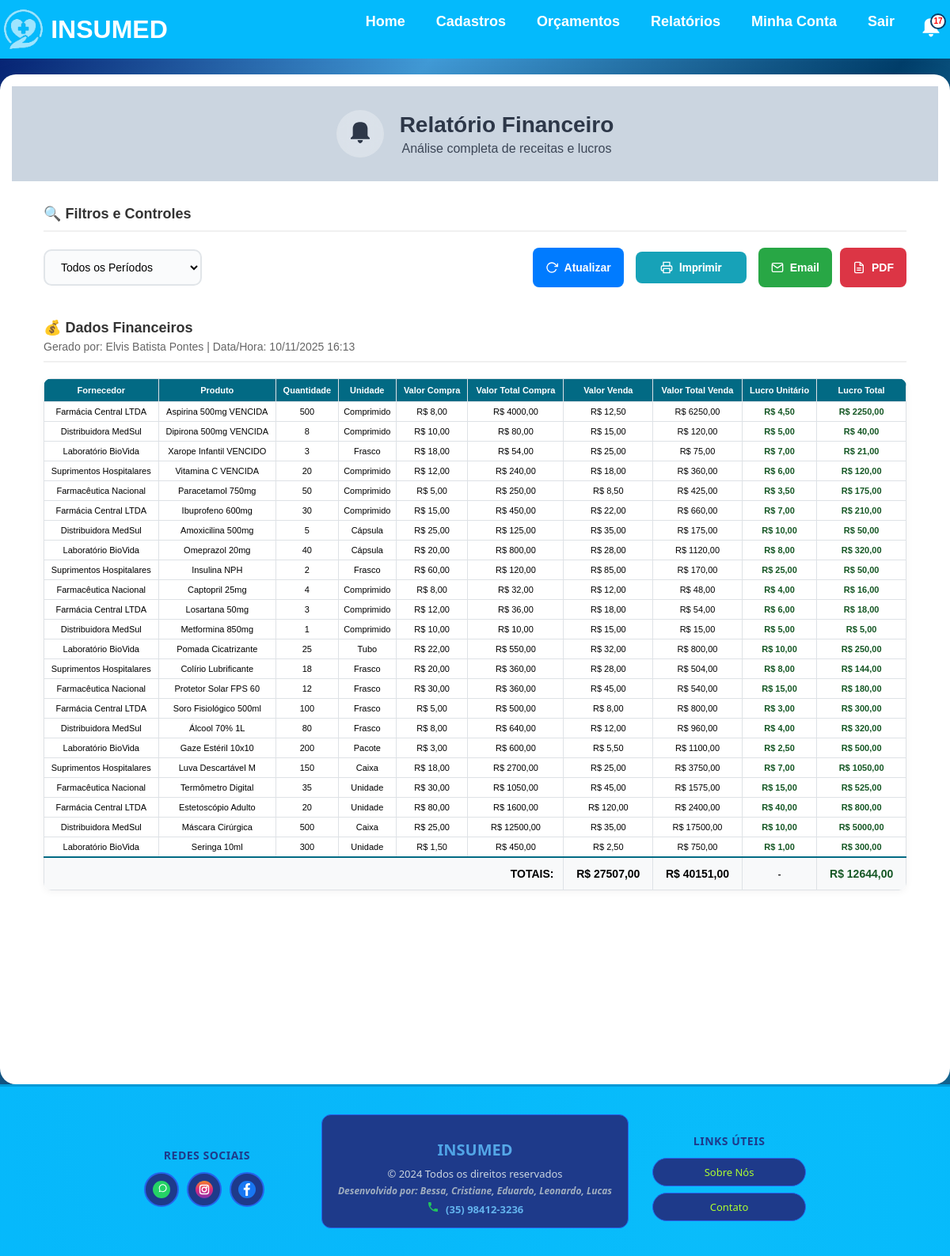
/relatorio-financeiro/ (signed in), run on the app's committed database.
### app/models.py (models this page shows, shortened)
class Usuario(models.Model):
    UF_CHOICES = [
        ('AC', 'Acre'), ('AL', 'Alagoas'), ('AP', 'Amapá'), ('AM', 'Amazonas'),
        ('BA', 'Bahia'), ('CE', 'Ceará'), ('DF', 'Distrito Federal'), ('ES', 'Espírito Santo'),
        ('GO', 'Goiás'), ('MA', 'Maranhão'), ('MT', 'Mato Grosso'), ('MS', 'Mato Grosso do Sul'),
        ('MG', 'Minas Gerais'), ('PA', 'Pará'), ('PB', 'Paraíba'), ('PR', 'Paraná'),
        ('PE', 'Pernambuco'), ('PI', 'Piauí'), ('RJ', 'Rio de Janeiro'), ('RN', 'Rio Grande do Norte'),
        ('RS', 'Rio Grande do Sul'), ('RO', 'Rondônia'), ('RR', 'Roraima'), ('SC', 'Santa Catarina'),
        ('SP', 'São Paulo'), ('SE', 'Sergipe'), ('TO', 'Tocantins')
    ]
    nome = models.CharField(max_length=200, unique=True)
    email = models.EmailField(max_length=200, unique=True)
    cpf = models.CharField(max_length=20, unique=True)
    endereco = models.CharField(max_length=200)
    cidade = models.CharField(max_length=200)
    uf = models.CharField(max_length=2, choices=UF_CHOICES)
    telefone = models.CharField(max_length=20)
    data_nascimento = models.DateField()
    senha = models.CharField(max_length=128)
    ativo = models.BooleanField(default=True)
    tentativas_login = models.IntegerField(default=0)
    bloqueado = models.BooleanField(default=False)
    data_bloqueio = models.DateTimeField(null=True, blank=True)

class Fornecedor(models.Model):
    nome = models.CharField(max_length=200, unique=True)
    cnpj = models.CharField(max_length=20, unique=True)  # Usar CharField pois pode conter caracteres especiais
    endereco = models.CharField(max_length=200)
    bairro = models.CharField(max_length=200)
    complemento = models.CharField(max_length=200, blank=True, null=True)  # Pode ser opcional
    data_nascimento = models.DateField()
    cidade = models.CharField(max_length=200)
    uf = models.CharField(max_length=2)
    cep = models.CharField(max_length=10)  # Também CharField por conta do formato
    email = models.EmailField(max_length=200)  # Melhor usar EmailField para validação
    telefone = models.CharField(max_length=20)
    ativo = models.BooleanField(default=True)

class Produto(models.Model):
    UNIDADE_CHOICES = [
        ('Unidades', 'Unidades'),
        ('Caixa', 'Caixa'),
    ]
    nome = models.CharField(max_length=100)
    codigo_barras = models.CharField(max_length=50, blank=True, null=True, unique=True)
    preco = models.DecimalField(max_digits=10, decimal_places=2)
    preco_compra = models.DecimalField(max_digits=10, decimal_places=2, blank=True, null=True)
    descricao = models.TextField(blank=True, null=True)
    fornecedor = models.ForeignKey(Fornecedor, on_delete=models.CASCADE, related_name="produtos", null=True, blank=True)
    data_hora = models.DateTimeField(default=timezone.now)
    unidade = models.CharField(max_length=50, choices=UNIDADE_CHOICES, default="Unidades")
    quantidade = models.IntegerField()
    validade = models.DateField(blank=True, null=True)
    observacao = models.TextField(blank=True, null=True)

### app/views.py (the view)
# urls.py: path('relatorio-financeiro/', views.relatorio_financeiro, name='relatorio_financeiro'),
@login_required_custom
def relatorio_financeiro(request):
    periodo = request.GET.get('periodo')
    produtos = Produto.objects.all()
    if periodo and periodo.isdigit():
        dias = int(periodo)
        data_limite = timezone.now() - timedelta(days=dias)
        produtos = produtos.filter(data_hora__gte=data_limite)
    produtos_agrupados = {}
    for produto in produtos:
        fornecedor_nome = produto.fornecedor.nome if produto.fornecedor else "Sem fornecedor"
        preco_venda = produto.preco or 0
        chave = f"{produto.nome.lower().strip()}_{fornecedor_nome.lower().strip()}_{preco_venda}"
        if chave in produtos_agrupados:
            produtos_agrupados[chave]['quantidade'] += produto.quantidade or 0
        else:
            produtos_agrupados[chave] = {
                'nome': produto.nome,
                'fornecedor': produto.fornecedor,
                'quantidade': produto.quantidade or 0,
                'unidade': produto.unidade,
                'preco_compra': produto.preco_compra or 0,
                'preco': produto.preco or 0
            }
    produtos_financeiros = []
    total_compra = 0
    total_venda = 0
    for item in produtos_agrupados.values():
        preco_compra = item['preco_compra']
        preco_venda = item['preco']
        quantidade = item['quantidade']
        valor_total_compra = preco_compra * quantidade
        valor_total_venda = preco_venda * quantidade
        lucro_unitario = preco_venda - preco_compra
        lucro_total = lucro_unitario * quantidade
        produto_agrupado = type('obj', (object,), {
            'nome': item['nome'],
            'fornecedor': item['fornecedor'],
            'quantidade': quantidade,
            'unidade': item['unidade'],
            'preco_compra': f"{preco_compra:.2f}".replace('.', ','),
            'preco': f"{preco_venda:.2f}".replace('.', ','),
            'valor_total_compra': f"{valor_total_compra:.2f}".replace('.', ','),
            'valor_total_venda': f"{valor_total_venda:.2f}".replace('.', ','),
            'lucro_unitario': f"{lucro_unitario:.2f}".replace('.', ','),
            'lucro_total': f"{lucro_total:.2f}".replace('.', ',')
        })
        total_compra += valor_total_compra
        total_venda += valor_total_venda
        produtos_financeiros.append(produto_agrupado)
    lucro_geral = total_venda - total_compra
    usuario_logado = None
    if 'usuario_logado' in request.session:
        try:
            usuario_logado = Usuario.objects.get(id=request.session['usuario_logado'])
        except Usuario.DoesNotExist:
            pass
    return render(request, 'relatorio_financeiro.html', {
        'produtos': produtos_financeiros,
        'total_compra': f"{total_compra:.2f}".replace('.', ','),
        'total_venda': f"{total_venda:.2f}".replace('.', ','),
        'lucro_geral': f"{lucro_geral:.2f}".replace('.', ','),
        'periodo': periodo,
        'usuario_logado': usuario_logado,
        'data_hora_relatorio': timezone.now()
    })

### app/templates/relatorio_financeiro.html (shortened to what this page needs)
{% extends "base.html" %}
{% load static %}
{% block content %}
<div class="financeiro-container">
    <div class="header-section">
        <div class="icon-title">
            <div class="icon-circle">
            </div>
            <div>
                <h1>Relatório Financeiro</h1>
                <p>Análise completa de receitas e lucros</p>
            </div>
        </div>
    </div>
    <div class="controls-section">
        <div class="section-header">
            <h3>🔍 Filtros e Controles</h3>
        </div>
        <div class="controls-content">
            <div class="search-group">
                <select onchange="filtrarPeriodo(this.value)" class="period-select">
                    <option value="" {% if not periodo %}selected{% endif %}>Todos os Períodos</option>
                </select>
            </div>
            <div class="action-buttons">
                <button onclick="location.reload()" class="btn-action btn-primary">
                    <svg width="16" height="16" viewBox="0 0 24 24" fill="none" stroke="currentColor" stroke-width="2">
                        <polyline points="23,4 23,10 17,10"></polyline>
                        <path d="M20.49,15a9,9,0,1,1-2.12-9.36L23,10"></path>
                    </svg>
                    Atualizar
                </button>
                <button type="button" onclick="window.print()" class="btn-action btn-info">
                    <svg width="16" height="16" viewBox="0 0 24 24" fill="none" stroke="currentColor" stroke-width="2">
                        <polyline points="6,9 6,2 18,2 18,9"></polyline>
                        <path d="M6,18H4a2,2 0 0,1-2-2v-5a2,2 0 0,1,2-2H20a2,2 0 0,1,2,2v5a2,2 0 0,1-2,2H18"></path>
                        <polyline points="6,14 18,14 18,22 6,22 6,14"></polyline>
                    </svg>
                    Imprimir
                </button>
                <button type="button" onclick="enviarEmail()" class="btn-action btn-success">
                    <svg width="16" height="16" viewBox="0 0 24 24" fill="none" stroke="currentColor" stroke-width="2">
                        <path d="M4 4h16c1.1 0 2 .9 2 2v12c0 1.1-.9 2-2 2H4c-1.1 0-2-.9-2-2V6c0-1.1.9-2 2-2z"></path>
                        <polyline points="22,6 12,13 2,6"></polyline>
                    </svg>
                    Email
                </button>
                <a href="{% url 'exportar_financeiro_pdf' %}?{% if periodo %}periodo={{ periodo }}{% endif %}" class="btn-action btn-danger">
                    <svg width="16" height="16" viewBox="0 0 24 24" fill="none" stroke="currentColor" stroke-width="2">
                        <path d="M14 2H6a2 2 0 0 0-2 2v16a2 2 0 0 0 2 2h12a2 2 0 0 0 2-2V8z"></path>
                        <polyline points="14,2 14,8 20,8"></polyline>
                        <line x1="16" y1="13" x2="8" y2="13"></line>
                        <line x1="16" y1="17" x2="8" y2="17"></line>
                    </svg>
                    PDF
                </a>
            </div>
        </div>
    </div>
    <div class="data-section">
        <div class="section-header">
            <h3>💰 Dados Financeiros</h3>
            {% if usuario_logado %}
            <p style="margin: 5px 0 0 0; font-size: 14px; color: #666;">
                Gerado por: {{ usuario_logado.nome }} | Data/Hora: {{ data_hora_relatorio|date:"d/m/Y H:i" }}
            </p>
            {% endif %}
        </div>
        <div class="table-responsive">
            <table class="modern-table">
                <thead>
                    <tr>
                        <th>Fornecedor</th>
                        <th>Produto</th>
                        <th>Quantidade</th>
                        <th>Unidade</th>
                        <th>Valor Compra</th>
                        <th>Valor Total Compra</th>
                        <th>Valor Venda</th>
                        <th>Valor Total Venda</th>
                        <th>Lucro Unitário</th>
                        <th>Lucro Total</th>
                    </tr>
                </thead>
                <tbody>
                    {% for produto in produtos %}
                    <tr class="produto-row" data-produto="{{ produto.nome|lower }}" data-fornecedor="{{ produto.fornecedor.nome|default:'sem fornecedor'|lower }}" data-codigo="{{ produto.codigo_barras|default:''|lower }}">
                        <td class="text-center">{{ produto.fornecedor.nome|default:"Sem fornecedor" }}</td>
                        <td class="text-center">{{ produto.nome }}</td>
                        <td class="text-center">{{ produto.quantidade }}</td>
                        <td class="text-center">{{ produto.unidade }}</td>
                        <td class="text-center">R$ {{ produto.preco_compra|default:"0,00" }}</td>
                        <td class="text-center">R$ {{ produto.valor_total_compra|default:"0,00" }}</td>
                        <td class="text-center">R$ {{ produto.preco }}</td>
                        <td class="text-center">R$ {{ produto.valor_total_venda }}</td>
                        <td class="text-center">
                            {% if produto.lucro_unitario >= 0 %}
                                <span style="color: #28a745; font-weight: bold;">R$ {{ produto.lucro_unitario }}</span>
                            {% else %}
                                <span style="color: #155724; font-weight: bold;">R$ {{ produto.lucro_unitario }}</span>
                            {% endif %}
                        </td>
                        <td class="text-center">
                            {% if produto.lucro_total >= 0 %}
                                <span style="color: #28a745; font-weight: bold;">R$ {{ produto.lucro_total }}</span>
                            {% else %}
                                <span style="color: #155724; font-weight: bold;">R$ {{ produto.lucro_total }}</span>
                            {% endif %}
                        </td>
                    </tr>
                    {% empty %}
                    <tr id="nenhumProdutoFinanceiro">
                        <td colspan="10" class="text-center no-data">Nenhum produto encontrado</td>
                    </tr>
                    {% endfor %}
                </tbody>
                <tfoot>
                    <tr style="background: #f8f9fa; font-weight: bold; border-top: 2px solid #026a84;">
                        <td colspan="6" class="text-right" style="padding: 12px; font-size: 14px;">TOTAIS:</td>
                        <td class="text-center" style="padding: 12px; font-size: 14px;">R$ {{ total_compra|default:"0,00" }}</td>
                        <td class="text-center" style="padding: 12px; font-size: 14px;">R$ {{ total_venda|default:"0,00" }}</td>
                        <td class="text-center">-</td>
                        <td class="text-center" style="padding: 12px; font-size: 14px;">
                            {% if lucro_geral >= 0 %}
                                <span style="color: #28a745; font-weight: bold;">R$ {{ lucro_geral|default:"0,00" }}</span>
                            {% else %}
                                <span style="color: #155724; font-weight: bold;">R$ {{ lucro_geral|default:"0,00" }}</span>
                            {% endif %}
                        </td>
                    </tr>
                </tfoot>
            </table>
        </div>
    </div>
    <div style="height: 200px;"></div>
</div>
{% endblock %}

### data on the page
Usuario: nome "Elvis Batista Pontes"
Fornecedor: fornecedor.nome "Farmácia Central LTDA" "Farmácia Central LTDA" "Farmácia Central LTDA" "Farmácia Central LTDA" "Farmácia Central LTDA"
Produto: nome "Aspirina 500mg VENCIDA", unidade "Comprimido"
Fornecedor: fornecedor.nome "Distribuidora MedSul" "Distribuidora MedSul" "Distribuidora MedSul" "Distribuidora MedSul" "Distribuidora MedSul"
Produto: nome "Dipirona 500mg VENCIDA", unidade "Comprimido"
Fornecedor: fornecedor.nome "Laboratório BioVida" "Laboratório BioVida" "Laboratório BioVida" "Laboratório BioVida" "Laboratório BioVida"
Produto: nome "Xarope Infantil VENCIDO", unidade "Frasco"
Fornecedor: fornecedor.nome "Suprimentos Hospitalares" "Suprimentos Hospitalares" "Suprimentos Hospitalares" "Suprimentos Hospitalares"
Produto: nome "Vitamina C VENCIDA", unidade "Comprimido"
Fornecedor: fornecedor.nome "Farmacêutica Nacional" "Farmacêutica Nacional" "Farmacêutica Nacional" "Farmacêutica Nacional"
Produto: nome "Paracetamol 750mg", unidade "Comprimido"
Produto: nome "Ibuprofeno 600mg", unidade "Comprimido"
Produto: nome "Amoxicilina 500mg", unidade "Cápsula"
Produto: nome "Omeprazol 20mg", unidade "Cápsula"
Produto: nome "Insulina NPH", unidade "Frasco"
Produto: nome "Captopril 25mg", unidade "Comprimido"
Produto: nome "Losartana 50mg", unidade "Comprimido"
Produto: nome "Metformina 850mg", unidade "Comprimido"
Produto: nome "Pomada Cicatrizante", unidade "Tubo"
Produto: nome "Colírio Lubrificante", unidade "Frasco"
Produto: nome "Protetor Solar FPS 60", unidade "Frasco"
Produto: nome "Soro Fisiológico 500ml", unidade "Frasco"
Produto: nome "Álcool 70% 1L", unidade "Frasco"
Produto: nome "Gaze Estéril 10x10", unidade "Pacote"
Produto: nome "Luva Descartável M", unidade "Caixa"
Produto: nome "Termômetro Digital", unidade "Unidade"
Produto: nome "Estetoscópio Adulto", unidade "Unidade"
Produto: nome "Máscara Cirúrgica", unidade "Caixa"
Produto: nome "Seringa 10ml", unidade "Unidade"

### other printed values
{{ produto.quantidade }} "500" "8" "3" "20" "50" "30" "5" "40" "2" "4" "3" "1" "25" "18" "12" "100" "80" "200" "150" "35" "20" "500" "300"
{{ produto.preco_compra|default:"0,00" }} "8,00" "10,00" "18,00" "12,00" "5,00" "15,00" "25,00" "20,00" "60,00" "8,00" "12,00" "10,00" "22,00" "20,00" "30,00" "5,00" "8,00" "3,00" "18,00" "30,00" "80,00" "25,00" "1,50"
{{ produto.valor_total_compra|default:"0,00" }} "4000,00" "80,00" "54,00" "240,00" "250,00" "450,00" "125,00" "800,00" "120,00" "32,00" "36,00" "10,00" "550,00" "360,00" "360,00" "500,00" "640,00" "600,00" "2700,00" "1050,00" "1600,00" "12500,00" "450,00"
{{ produto.preco }} "12,50" "15,00" "25,00" "18,00" "8,50" "22,00" "35,00" "28,00" "85,00" "12,00" "18,00" "15,00" "32,00" "28,00" "45,00" "8,00" "12,00" "5,50" "25,00" "45,00" "120,00" "35,00" "2,50"
{{ produto.valor_total_venda }} "6250,00" "120,00" "75,00" "360,00" "425,00" "660,00" "175,00" "1120,00" "170,00" "48,00" "54,00" "15,00" "800,00" "504,00" "540,00" "800,00" "960,00" "1100,00" "3750,00" "1575,00" "2400,00" "17500,00" "750,00"
{{ produto.lucro_unitario }} "4,50" "5,00" "7,00" "6,00" "3,50" "7,00" "10,00" "8,00" "25,00" "4,00" "6,00" "5,00" "10,00" "8,00" "15,00" "3,00" "4,00" "2,50" "7,00" "15,00" "40,00" "10,00" "1,00"
{{ produto.lucro_total }} "2250,00" "40,00" "21,00" "120,00" "175,00" "210,00" "50,00" "320,00" "50,00" "16,00" "18,00" "5,00" "250,00" "144,00" "180,00" "300,00" "320,00" "500,00" "1050,00" "525,00" "800,00" "5000,00" "300,00"
{{ total_compra|default:"0,00" }} "27507,00"
{{ total_venda|default:"0,00" }} "40151,00"
{{ lucro_geral|default:"0,00" }} "12644,00"
